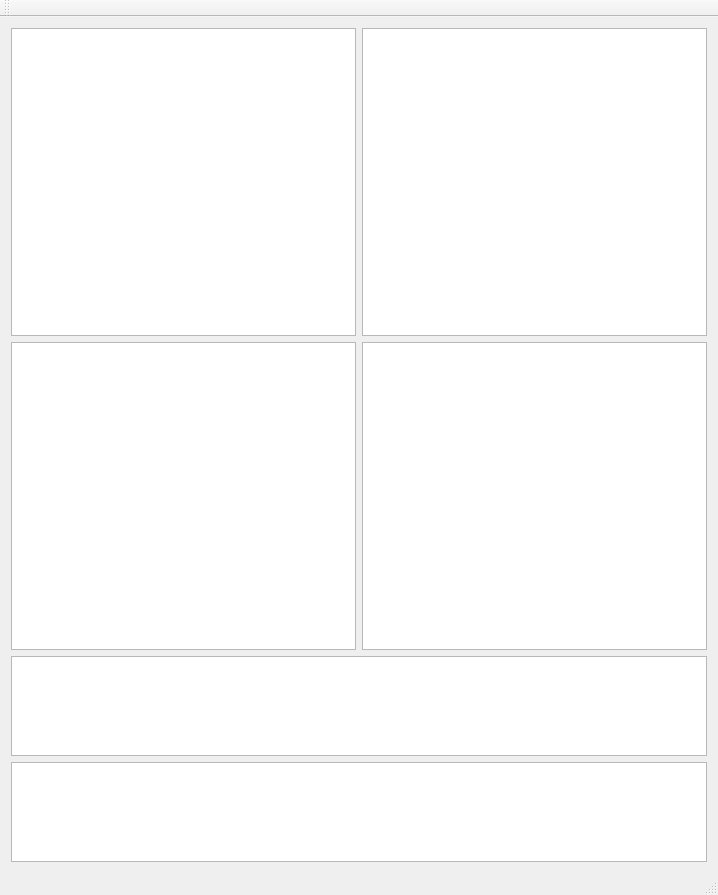
<?xml version="1.0" encoding="UTF-8"?>
<ui version="4.0">
 <class>SparrowShowroom</class>
 <widget class="QMainWindow" name="SparrowShowroom">
  <property name="geometry">
   <rect>
    <x>0</x>
    <y>0</y>
    <width>718</width>
    <height>895</height>
   </rect>
  </property>
  <property name="windowTitle">
   <string>SparrowShowroom</string>
  </property>
  <widget class="QWidget" name="centralWidget">
   <property name="autoFillBackground">
    <bool>false</bool>
   </property>
   <layout class="QVBoxLayout" name="verticalLayout_2">
    <item>
     <layout class="QVBoxLayout" name="verticalLayout"/>
    </item>
    <item>
     <layout class="QGridLayout" name="gridLayout">
      <property name="topMargin">
       <number>0</number>
      </property>
      <item row="0" column="0">
       <widget class="QGraphicsView" name="graphicsView_1"/>
      </item>
      <item row="0" column="1">
       <widget class="QGraphicsView" name="graphicsView_2"/>
      </item>
      <item row="1" column="0">
       <widget class="QGraphicsView" name="graphicsView_3"/>
      </item>
      <item row="1" column="1">
       <widget class="QGraphicsView" name="graphicsView_4"/>
      </item>
     </layout>
    </item>
    <item>
     <widget class="QTextEdit" name="sampleTextEdit">
      <property name="sizePolicy">
       <sizepolicy hsizetype="Expanding" vsizetype="Fixed">
        <horstretch>0</horstretch>
        <verstretch>0</verstretch>
       </sizepolicy>
      </property>
      <property name="minimumSize">
       <size>
        <width>0</width>
        <height>100</height>
       </size>
      </property>
      <property name="maximumSize">
       <size>
        <width>16777215</width>
        <height>100</height>
       </size>
      </property>
     </widget>
    </item>
    <item>
     <widget class="QPlainTextEdit" name="logPlainTextEdit">
      <property name="sizePolicy">
       <sizepolicy hsizetype="Minimum" vsizetype="Fixed">
        <horstretch>0</horstretch>
        <verstretch>0</verstretch>
       </sizepolicy>
      </property>
      <property name="maximumSize">
       <size>
        <width>16777215</width>
        <height>100</height>
       </size>
      </property>
     </widget>
    </item>
   </layout>
  </widget>
  <widget class="QMenuBar" name="menuBar">
   <property name="geometry">
    <rect>
     <x>0</x>
     <y>0</y>
     <width>718</width>
     <height>21</height>
    </rect>
   </property>
  </widget>
  <widget class="QToolBar" name="mainToolBar">
   <attribute name="toolBarArea">
    <enum>TopToolBarArea</enum>
   </attribute>
   <attribute name="toolBarBreak">
    <bool>false</bool>
   </attribute>
  </widget>
  <widget class="QStatusBar" name="statusBar"/>
 </widget>
 <layoutdefault spacing="6" margin="11"/>
 <resources/>
 <connections/>
</ui>
